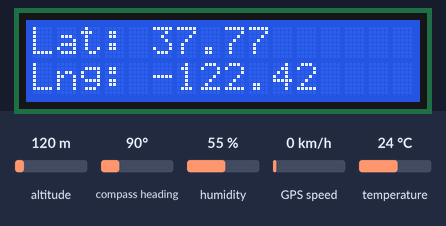
Bench run of a sketch on a simulated Arduino Uno, built with avr-gcc and run on an emulated ATmega328P. Shown: 16×2 character LCD. The test bench sets the inputs (shaded band); at power-on: humidity 55 %, temperature 24 °C, altitude 120 m, compass heading 90°, GPS speed 0 km/h. The GPS gets a fix after 3 s at 37.7749, -122.4194 with 8 satellites; what the sketch prints to the serial monitor is not drawn.

Above: at 23.6 s.
23.7 s: humidity set to 22 %
At 30.5 s:
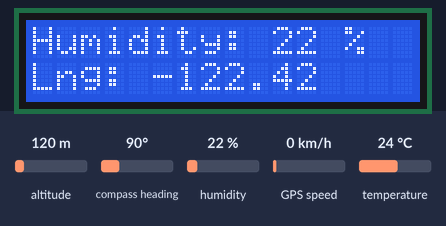
46.1 s: temperature set to 12 °C
At 60.5 s:
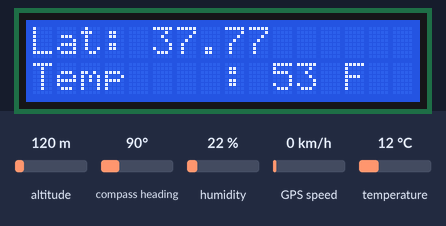
Timing chart, 0 to 62.0 s (numbered marks = the images above; inputs shaded):
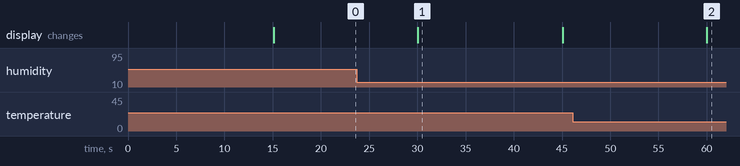

The sketch:

ArduinoR3_LCD_DHT_GPS_BlueBox.ino
```cpp
/*
  LiquidCrystal 16x2 LCD display

  The circuit:
 * 5V to Breadboard
 * Ground to Breadboard

 * LCD VSS pin to ground
 * LCD VDD pin to 5V
 * LCD V0 pin to potentiometer (center pin)
    - potentiometer (pin 1 = 5V, pin 3 = ground)

 * LCD RS pin to digital pin 7
 * LCD RW pin to ground
 * LCD E nable pin to digital pin 8

 * LCD D4 pin to digital pin 9
 * LCD D5 pin to digital pin 10
 * LCD D6 pin to digital pin 11
 * LCD D7 pin to digital pin 12

 * LCD A pin to potentiometer resistor to 5V
 * LCD K pin to ground

 * DHT Sensor (S on front left)
 * DHT Pin 1 to digital pin 2
 * DHT Pin 2 to 5V
 * DHT Pin 3 to gorund

 */

// include the libraries
#include <LiquidCrystal.h>
#include <PulseSensorPlayground.h>
#include "DHT.h"

#include <SoftwareSerial.h>
#include <TinyGPSPlus.h>

TinyGPSPlus gps;
SoftwareSerial ss(4, 3);

// Define the DHT Pin
#define DHTPIN 2

// Type of DHT Sensor
#define DHTTYPE DHT11

// Generally, you should use "unsigned long" for variables that hold time
// The value will quickly become too large for an int to store
unsigned long previousMillis = 0;  // will store last time LED was updated

// constants won't change HH UL * MM UL * SS UL * MILS UL
const unsigned long interval = 15UL * 1000UL;  // Output every 15 seconds

int incrementalCounter = 0;
int humidLast = 0;
int tempLast = 0;

// Initialize DHT sensor.
DHT dht(DHTPIN, DHTTYPE);

// initialize the library with the numbers of the interface pins
LiquidCrystal lcd(7, 8, 9, 10, 11, 12);


void setup() {
  Serial.begin(9600);
  ss.begin(9600);

  Serial.print("Simple TinyGPS library v. ");
  Serial.println(TinyGPSPlus::libraryVersion());
  Serial.println("by Mikal Hart");
  Serial.println();

  // Setup LCD
  lcd.begin(16, 2);

  // Start DHT Sensor
  dht.begin();
}


void loop() {
  unsigned long currentMillis = millis();

  if (currentMillis - previousMillis >= interval) {

    float humid = dht.readHumidity();
    int humidNow = truncf(humid * 10) / 10;

    if (humidNow != humidLast) {
      lcd.setCursor(0, 0);
      lcd.print("Humidity:       ");
      lcd.setCursor(10, 0);
      lcd.print(humidNow);
      lcd.print(" %");
      humidLast = humidNow;
    }

    float temp = dht.readTemperature();
    int tempNow = (temp * 1.8) + 32;

    if (tempNow != tempLast) {
      lcd.setCursor(0, 1);
      lcd.print("Temp    :       ");
      lcd.setCursor(10, 1);
      lcd.print(tempNow);
      lcd.print(" F");
      tempLast = tempNow;
    }

    Serial.print("Count: ");
    Serial.print(incrementalCounter);
    Serial.print(", Temp: ");
    Serial.print(tempNow);
    Serial.print("F, Humidity: ");
    Serial.print(humidNow);
    Serial.print("%.");
    Serial.println();

    while (ss.available() > 0) {
      if (gps.encode(ss.read())) {
        if (ss.available() > 0) {
          Serial.print("LAT=");
          Serial.print(gps.location.lat(), 6);
          Serial.print(", ");
          Serial.print("LONG=");
          Serial.print(gps.location.lng(), 6);
          Serial.print(", ");
          Serial.print("ALT=");
          Serial.print(gps.altitude.meters());
          Serial.println();

          if (incrementalCounter % 2 == 0) {
            lcd.setCursor(0, 0);
            lcd.print("Lat:            ");
            lcd.setCursor(5, 0);
            lcd.print(gps.location.lat());
            lcd.setCursor(0, 1);
            lcd.print("Lng:            ");
            lcd.setCursor(5, 1);
            lcd.print(gps.location.lng());
          }
        }
      }
    }

    incrementalCounter++;
    previousMillis += interval;
  }
}
```

Measured:
- after the input at 23.7 s, the display: changes after 6.3 s (image 1)
- after the input at 46.1 s, the display: changes after 13.9 s (image 2)
- what the display in image 1 shows lasts 15.1 s, from 30.0 s to 45.1 s
